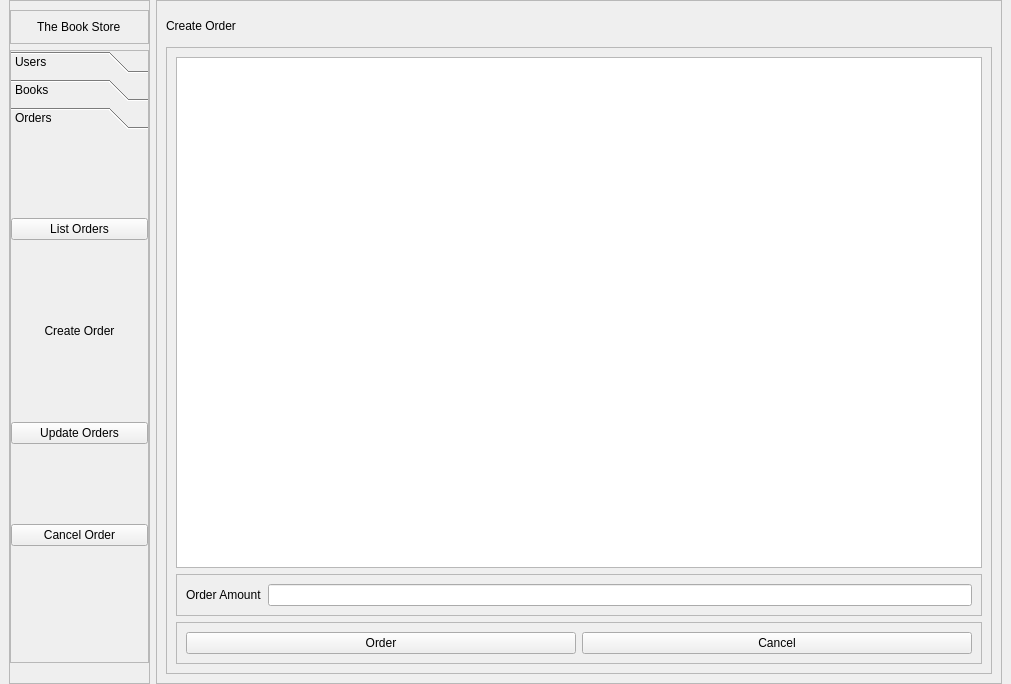
<?xml version="1.0" encoding="UTF-8"?>
<ui version="4.0">
 <class>MainWindow</class>
 <widget class="QMainWindow" name="MainWindow">
  <property name="geometry">
   <rect>
    <x>0</x>
    <y>0</y>
    <width>1011</width>
    <height>684</height>
   </rect>
  </property>
  <property name="windowTitle">
   <string>MainWindow</string>
  </property>
  <widget class="QWidget" name="centralwidget">
   <layout class="QHBoxLayout" name="horizontalLayout" stretch="1,6">
    <property name="topMargin">
     <number>0</number>
    </property>
    <property name="bottomMargin">
     <number>0</number>
    </property>
    <item>
     <widget class="QFrame" name="frame">
      <property name="frameShape">
       <enum>QFrame::StyledPanel</enum>
      </property>
      <property name="frameShadow">
       <enum>QFrame::Raised</enum>
      </property>
      <layout class="QVBoxLayout" name="verticalLayout">
       <property name="leftMargin">
        <number>0</number>
       </property>
       <property name="rightMargin">
        <number>0</number>
       </property>
       <property name="bottomMargin">
        <number>20</number>
       </property>
       <item>
        <widget class="QFrame" name="frame_3">
         <property name="frameShape">
          <enum>QFrame::StyledPanel</enum>
         </property>
         <property name="frameShadow">
          <enum>QFrame::Raised</enum>
         </property>
         <layout class="QHBoxLayout" name="horizontalLayout_2">
          <item alignment="Qt::AlignHCenter">
           <widget class="QLabel" name="l_storetitle">
            <property name="text">
             <string>The Book Store</string>
            </property>
           </widget>
          </item>
         </layout>
        </widget>
       </item>
       <item>
        <widget class="QFrame" name="frame_4">
         <property name="sizePolicy">
          <sizepolicy hsizetype="Preferred" vsizetype="Expanding">
           <horstretch>0</horstretch>
           <verstretch>0</verstretch>
          </sizepolicy>
         </property>
         <property name="frameShape">
          <enum>QFrame::StyledPanel</enum>
         </property>
         <property name="frameShadow">
          <enum>QFrame::Raised</enum>
         </property>
         <layout class="QHBoxLayout" name="horizontalLayout_3">
          <property name="leftMargin">
           <number>0</number>
          </property>
          <property name="topMargin">
           <number>0</number>
          </property>
          <property name="rightMargin">
           <number>0</number>
          </property>
          <property name="bottomMargin">
           <number>30</number>
          </property>
          <item>
           <widget class="QToolBox" name="tb_sidemenu">
            <property name="sizePolicy">
             <sizepolicy hsizetype="Preferred" vsizetype="Preferred">
              <horstretch>0</horstretch>
              <verstretch>0</verstretch>
             </sizepolicy>
            </property>
            <property name="currentIndex">
             <number>2</number>
            </property>
            <widget class="QWidget" name="p_user">
             <property name="geometry">
              <rect>
               <x>0</x>
               <y>0</y>
               <width>135</width>
               <height>458</height>
              </rect>
             </property>
             <attribute name="label">
              <string>Users</string>
             </attribute>
             <layout class="QVBoxLayout" name="verticalLayout_4">
              <property name="leftMargin">
               <number>0</number>
              </property>
              <property name="rightMargin">
               <number>0</number>
              </property>
              <item>
               <widget class="QPushButton" name="pb_listusers">
                <property name="text">
                 <string>List Users</string>
                </property>
               </widget>
              </item>
              <item>
               <widget class="QPushButton" name="pb_adduser">
                <property name="text">
                 <string>Add User</string>
                </property>
               </widget>
              </item>
              <item>
               <widget class="QPushButton" name="pb_updateuser">
                <property name="text">
                 <string>Update User</string>
                </property>
               </widget>
              </item>
              <item>
               <widget class="QPushButton" name="pb_deleteuser">
                <property name="text">
                 <string>Delete User</string>
                </property>
               </widget>
              </item>
             </layout>
            </widget>
            <widget class="QWidget" name="p_book">
             <property name="geometry">
              <rect>
               <x>0</x>
               <y>0</y>
               <width>135</width>
               <height>458</height>
              </rect>
             </property>
             <attribute name="label">
              <string>Books</string>
             </attribute>
             <layout class="QVBoxLayout" name="verticalLayout_5">
              <property name="leftMargin">
               <number>0</number>
              </property>
              <property name="rightMargin">
               <number>0</number>
              </property>
              <item>
               <widget class="QPushButton" name="pb_listbooks">
                <property name="text">
                 <string>List Books</string>
                </property>
               </widget>
              </item>
              <item>
               <widget class="QPushButton" name="pb_addbook">
                <property name="text">
                 <string>Add Book</string>
                </property>
               </widget>
              </item>
              <item>
               <widget class="QPushButton" name="pb_updatebook">
                <property name="text">
                 <string>Update Books</string>
                </property>
               </widget>
              </item>
              <item>
               <widget class="QPushButton" name="pb_deletebook">
                <property name="text">
                 <string>Delete Book</string>
                </property>
               </widget>
              </item>
             </layout>
            </widget>
            <widget class="QWidget" name="p_order">
             <property name="geometry">
              <rect>
               <x>0</x>
               <y>0</y>
               <width>135</width>
               <height>458</height>
              </rect>
             </property>
             <attribute name="label">
              <string>Orders</string>
             </attribute>
             <layout class="QVBoxLayout" name="verticalLayout_6">
              <property name="spacing">
               <number>-1</number>
              </property>
              <property name="leftMargin">
               <number>0</number>
              </property>
              <property name="rightMargin">
               <number>0</number>
              </property>
              <item>
               <widget class="QPushButton" name="pb_listorders">
                <property name="text">
                 <string>List Orders</string>
                </property>
               </widget>
              </item>
              <item>
               <widget class="QPushButton" name="pb_createorder">
                <property name="text">
                 <string>Create Order</string>
                </property>
                <property name="flat">
                 <bool>true</bool>
                </property>
               </widget>
              </item>
              <item>
               <widget class="QPushButton" name="pb_updateorders">
                <property name="text">
                 <string>Update Orders</string>
                </property>
               </widget>
              </item>
              <item>
               <widget class="QPushButton" name="pb_cancelorder">
                <property name="text">
                 <string>Cancel Order</string>
                </property>
               </widget>
              </item>
             </layout>
            </widget>
           </widget>
          </item>
         </layout>
        </widget>
       </item>
      </layout>
     </widget>
    </item>
    <item>
     <widget class="QFrame" name="frame_2">
      <property name="frameShape">
       <enum>QFrame::StyledPanel</enum>
      </property>
      <property name="frameShadow">
       <enum>QFrame::Raised</enum>
      </property>
      <layout class="QVBoxLayout" name="verticalLayout_2" stretch="1,20">
       <item>
        <widget class="QLabel" name="l_pagebanner">
         <property name="text">
          <string>Create Order</string>
         </property>
        </widget>
       </item>
       <item>
        <widget class="QFrame" name="frame_6">
         <property name="frameShape">
          <enum>QFrame::StyledPanel</enum>
         </property>
         <property name="frameShadow">
          <enum>QFrame::Raised</enum>
         </property>
         <layout class="QVBoxLayout" name="verticalLayout_3">
          <item>
           <widget class="QTableView" name="tv_createorder">
            <attribute name="horizontalHeaderDefaultSectionSize">
             <number>90</number>
            </attribute>
           </widget>
          </item>
          <item>
           <widget class="QFrame" name="frame_7">
            <property name="frameShape">
             <enum>QFrame::StyledPanel</enum>
            </property>
            <property name="frameShadow">
             <enum>QFrame::Raised</enum>
            </property>
            <layout class="QHBoxLayout" name="horizontalLayout_6">
             <item>
              <widget class="QLabel" name="l_orderamount">
               <property name="text">
                <string>Order Amount</string>
               </property>
              </widget>
             </item>
             <item>
              <widget class="QLineEdit" name="le_orderamount"/>
             </item>
            </layout>
           </widget>
          </item>
          <item>
           <widget class="QFrame" name="frame_5">
            <property name="frameShape">
             <enum>QFrame::StyledPanel</enum>
            </property>
            <property name="frameShadow">
             <enum>QFrame::Raised</enum>
            </property>
            <layout class="QHBoxLayout" name="horizontalLayout_4">
             <item>
              <widget class="QPushButton" name="pb_order">
               <property name="text">
                <string>Order</string>
               </property>
              </widget>
             </item>
             <item>
              <widget class="QPushButton" name="pb_cancel">
               <property name="text">
                <string>Cancel</string>
               </property>
              </widget>
             </item>
            </layout>
           </widget>
          </item>
         </layout>
        </widget>
       </item>
      </layout>
     </widget>
    </item>
   </layout>
  </widget>
 </widget>
 <resources/>
 <connections/>
</ui>
